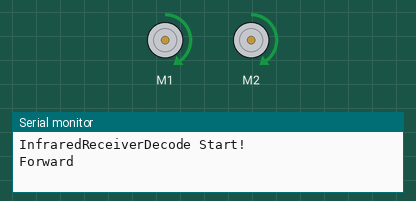
Recording of a sketch running on a simulated Arduino Uno, built with avr-gcc and run on an emulated ATmega328P. On the bench: 2 × DC motor (green arrow = forward, orange = backward, longer = faster), the last lines printed to the serial monitor.

Above: at 1.0 s.
At 3.0 s:
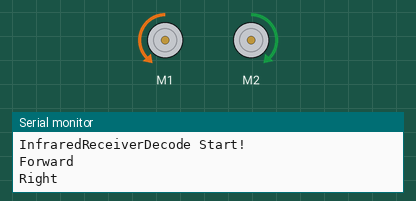
Timing chart, 0 to 5.2 s (numbered marks = the images above):
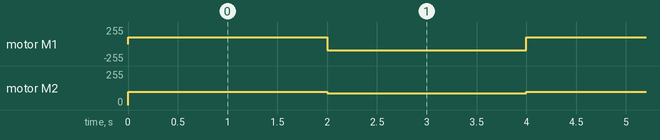

The sketch:

Radio-controlled_square_movement.ino
```cpp
#include "MeOrion.h"
#include <SoftwareSerial.h>

uint8_t motorSpeed = 100;
uint8_t motorSpeed_L = 90;

MeDCMotor motorR(M1);
MeDCMotor motorL(M2);


// ポート定義
MeInfraredReceiver infraredReceiverDecode(PORT_4); // IRレシーバをPORT_4に接続

// 関数プロトタイプ
void Forward();
void Backward();
void TurnRight();
void TurnLeft();
void Stop();
// void TurnLight(); // 必要に応じて有効化

void setup() {
  infraredReceiverDecode.begin(); // IRレシーバの初期化
  Serial.begin(9600); // シリアル通信開始
  Serial.println("InfraredReceiverDecode Start!");
  Stop(); // 初期状態で停止
}

void loop() {

  Forward();  // 前進
  Serial.println("Forward");

  delay(2000);

  TurnRight(); // 右折
  Serial.println("Right");

  delay(2000);

  Forward();  // 前進
  Serial.println("Forward");

  delay(2000);

  TurnRight(); // 右折
  Serial.println("Right");

  delay(2000);

  Forward();  // 前進
  Serial.println("Forward");

  delay(2000);

  TurnRight(); // 右折
  Serial.println("Right");

  delay(2000);

  Forward();  // 前進
  Serial.println("Forward");

  Stop();
  Serial.println("stop");


}

// 前進
void Forward() {
  motorL.run(motorSpeed);  // 左モーター前進
  motorR.run(motorSpeed);  // 右モーター前進
}

// 後退
void Backward() {
  motorL.run(-motorSpeed);  // 左モーター前進
  motorR.run(-motorSpeed);  // 右モーター前進
}

// 右折
void TurnRight() {

  motorL.run(motorSpeed_L);  // 左モーター前進
  motorR.run(-motorSpeed_L);  // 右モーター前進
}

// 左折
void TurnLeft() {

  motorL.run(-motorSpeed);  // 左モーター前進
  motorR.run(motorSpeed);  // 右モーター前進
}

// 停止
void Stop() {

  motorR.stop();
  motorL.stop();
}

/*
// ライト点灯/消灯（必要に応じて有効化）
void TurnLight() {
  // TODO: ライト処理を実装
  // 例: MeRGBLed led(PORT_6); led.setColor(255, 255, 255); led.show(); // 白色点灯
}
*/
```

Measured:
- by itself, motor M1: alternates forward 100/255 for 2.0 s and backward 90/255 for 2.0 s
- by itself, motor M2: alternates forward 100/255 for 2.0 s and forward 90/255 for 2.0 s
